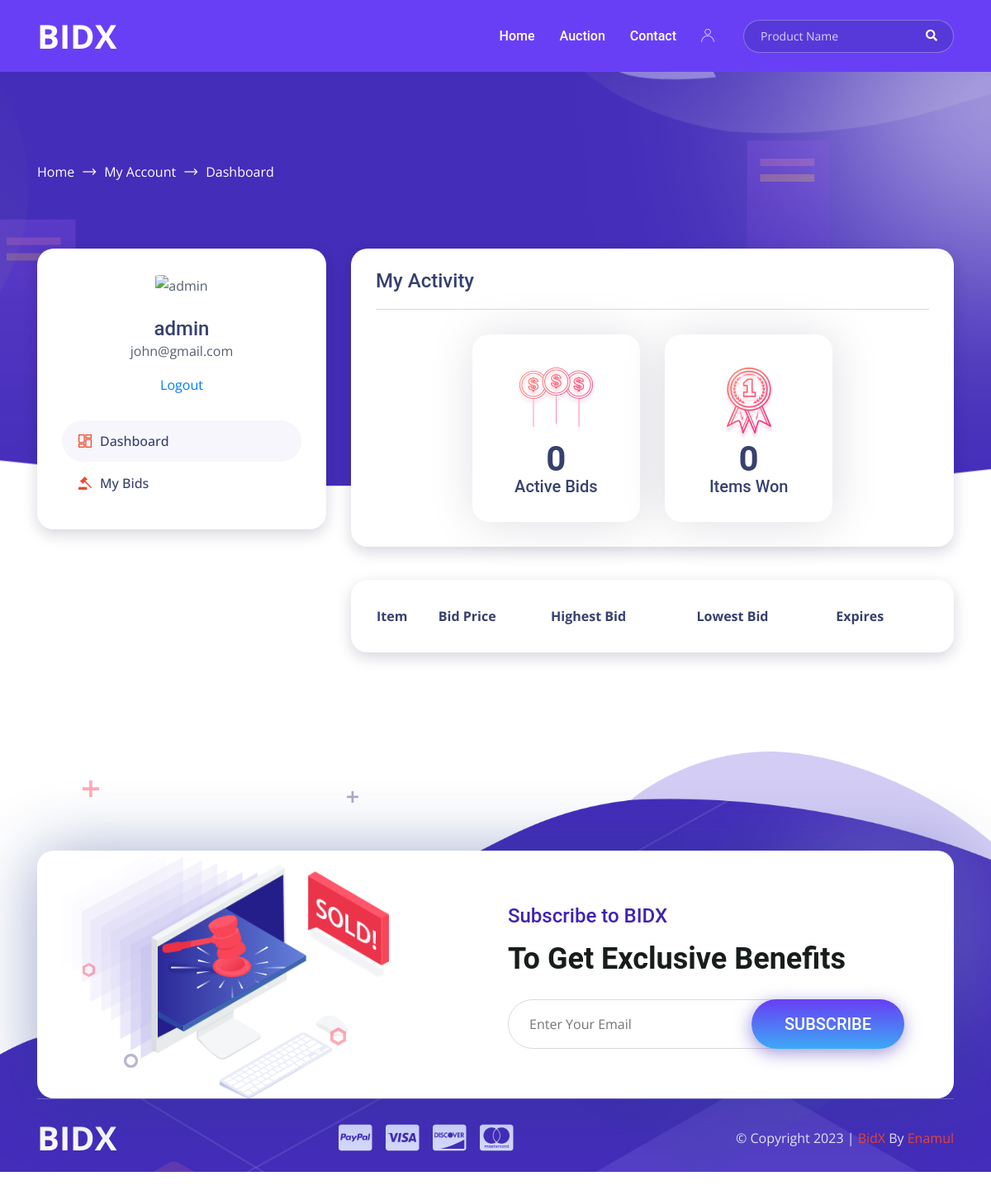
The page /dashboard (signed in) on the database as committed earlier.
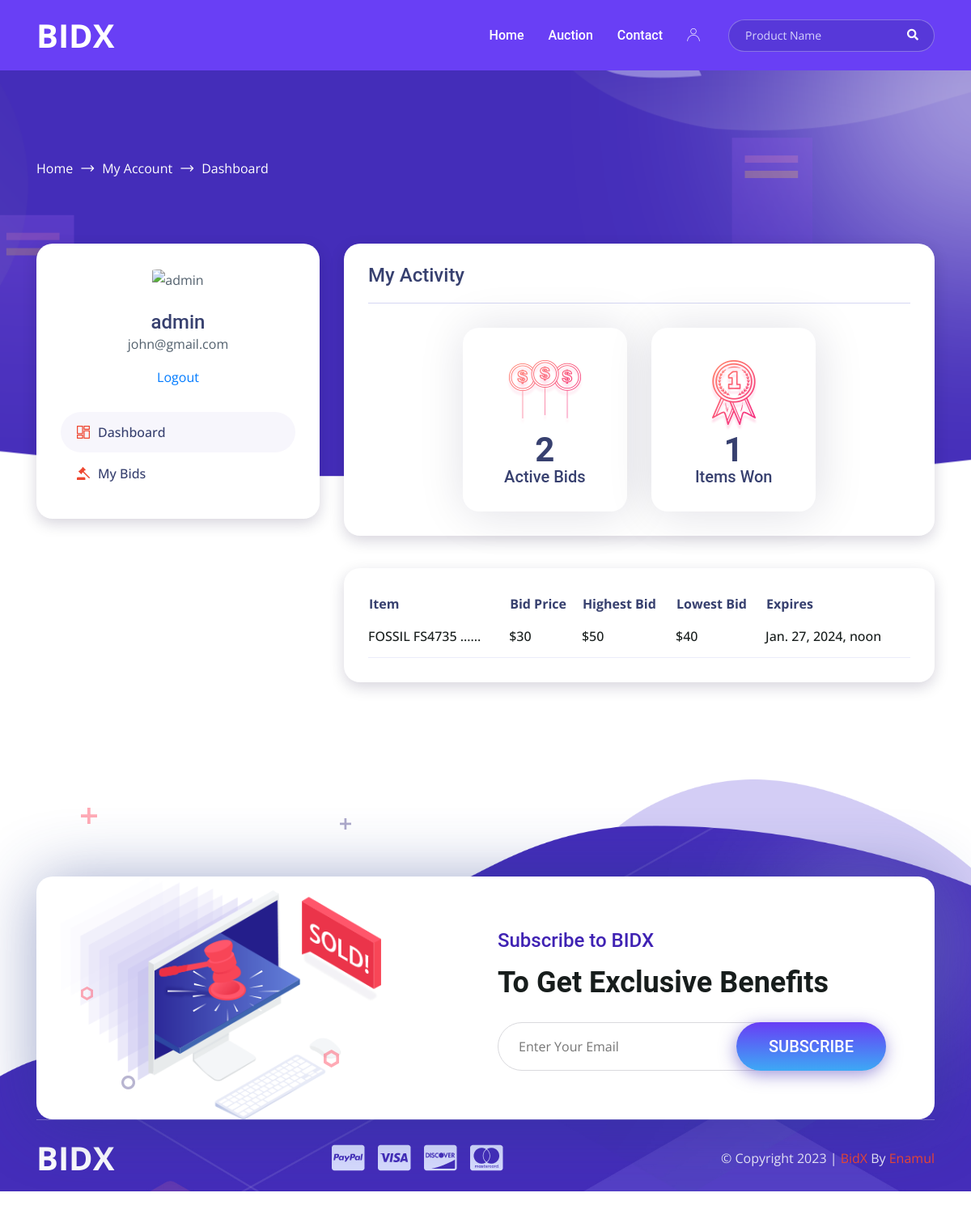
The same page on the database as committed later.
### auctions/models.py (models this page shows)
class User(AbstractUser):
    pass

class auctionlist(models.Model):
    user = models.ForeignKey(User, on_delete=models.CASCADE, null=True)
    title = models.CharField(max_length=64)
    short_desc = models.TextField(default=None, blank=True, null=True)
    desc = tinymce_models.HTMLField()
    starting_bid = models.IntegerField()
    buy_now_price = models.IntegerField(default=0)
    bid_watch_list = models.IntegerField(default=0)
    image_url = models.CharField(max_length=228, default=None, blank=True, null=True)
    expire_date = models.DateTimeField(blank=False, null=True)
    categories = models.ManyToManyField('Category', through='AuctionCategory')
    active_bool = models.BooleanField(default=True)

### auctions/views.py (the view)
# urls.py: path("dashboard", views.dashboard, name="userDashboard"),
@login_required(login_url='login')
def dashboard(request):
    userBids = bids.objects.filter(user=request.user.username)
    user_auctions = auctionlist.objects.filter(id__in=[bid.listingid for bid in userBids])
    your_win = winner.objects.filter(user=request.user.username)
    for auction in user_auctions:
        highest_bid = bids.objects.filter(listingid=auction.id).aggregate(Max('bid'))
        lowest_bid = bids.objects.filter(listingid=auction.id).aggregate(Min('bid'))
        auction.highest_bid_price = highest_bid if highest_bid is not None else 0
        auction.lowest_bid_price = lowest_bid if lowest_bid is not None else 0
    return render(request, "auctions/dashboard.html", {
        'username': request.user.username,
        'auctions': user_auctions,
        'your_win': len(your_win),
        'active_bids': len(userBids)
    })

### auctions/templates/auctions/dashboard.html (shortened to what this page needs)
{% extends "auctions/layout.html" %}
{% load static %}
{% block body %}
    <div class="hero-section style-2 pb-lg-400">
        <div class="container">
            <ul class="breadcrumb">
                <li>
                    <a href="index.html">Home</a>
                </li>
                <li>
                    <a href="#0">My Account</a>
                </li>
                <li>
                    <span>Dashboard</span>
                </li>
            </ul>
        </div>
    </div>
    <section class="dashboard-section padding-bottom mt--240 mt-lg--325 pos-rel">
        <div class="container">
            <div class="row justify-content-center">
                <div class="col-sm-10 col-md-7 col-lg-4">
                    <div class="dashboard-widget mb-30 mb-lg-0">
                        <div class="user">
                            <div class="thumb-area">
                                <div class="thumb">
                                    <img src="https://encrypted-tbn0.gstatic.com/images?q=tbn:ANd9GcS0YtOC-DWcKhaIbwJDRuAlgKJKugPwp5dfhKKgOJf_UDtKQdOeZq9CQEetxDF1jmntumU&usqp=CAU" alt="{{ username}}">
                                </div>
                            </div>
                            <div class="content">
                                <h5 class="title">{{ username}}</h5>
                                <span class="username">
                                                          </span>
                                <div style="margin-top: 15px;">
                                    <a href="{% url 'logout' %}" >Logout</a>
                                </div>
                            </div>
                        </div>
                        <ul class="dashboard-menu">
                            <li>
                                <a href="{% url 'userDashboard' %}" class="active"><i class="flaticon-dashboard"></i>Dashboard</a>
                            </li>
                            <li>
                                <a href="{% url 'userBids' %}"><i class="flaticon-auction"></i>My Bids</a>
                            </li>
                        </ul>
                    </div>
                </div>
                <div class="col-lg-8">
                    <div class="dashboard-widget mb-40">
                        <div class="dashboard-title mb-30">
                            <h5 class="title">My Activity</h5>
                        </div>
                        <div class="row justify-content-center mb-30-none">
                            <div class="col-md-4 col-sm-6">
                                <div class="dashboard-item">
                                    <div class="thumb">
                                        <img src="{% static 'auctions' %}/images/dashboard/01.png" alt="dashboard">
                                    </div>
                                    <div class="content">
                                        <h2 class="title"><span class="counter">{{ active_bids }}</span></h2>
                                        <h6 class="info">Active Bids</h6>
                                    </div>
                                </div>
                            </div>
                            <div class="col-md-4 col-sm-6">
                                <div class="dashboard-item">
                                    <div class="thumb">
                                        <img src="{% static 'auctions' %}/images/dashboard/02.png" alt="dashboard">
                                    </div>
                                    <div class="content">
                                        <h2 class="title"><span class="counter">{{ your_win }}</span></h2>
                                        <h6 class="info">Items Won</h6>
                                    </div>
                                </div>
                            </div>
                        </div>
                    </div>
                    <div class="dashboard-widget">
                        <div class="tab-content">
                            <div class="tab-pane show active fade" id="current">
                                <table class="purchasing-table">
                                    <thead>
                                    <th>Item</th>
                                    <th>Bid Price</th>
                                    <th>Highest Bid</th>
                                    <th>Lowest Bid</th>
                                    <th>Expires</th>
                                    </thead>
                                    <tbody>
                                    {% for a_list in auctions %}
                                    <tr>
                                        <td title="{{ a_list.title }}" data-purchase="item">{{ a_list.title|truncatewords:2 }}{% if a_list.title.split|length > 2 %}...{% endif %}</td>
                                        <td data-purchase="bid price">${{ a_list.starting_bid}}</td>
                                        <td data-purchase="highest bid">${{ a_list.highest_bid_price.bid__max }}</td>
                                        <td data-purchase="lowest bid">${{ a_list.lowest_bid_price.bid__min }}</td>
                                        <td class="dashboard-expire-date" data-dashboard-expire="{{ a_list.expire_date }}" data-purchase="expires">{{ a_list.expire_date }}</td>
                                    </tr>
                                    {% endfor %}
                                    </tbody>
                                </table>
                            </div>
                        </div>
                    </div>
                </div>
            </div>
        </div>
    </section>
{% endblock %}

### auctions/templates/auctions/layout.html (shortened to what this page needs)
{% load static %}
<!DOCTYPE html>
<html lang="en">
    <head>
        <link rel="stylesheet" href="https://stackpath.bootstrapcdn.com/bootstrap/4.4.1/css/bootstrap.min.css">
        <link rel="stylesheet" href="{% static 'auctions/css/bootstrap.min.css' %}">
        <link rel="stylesheet" href="{% static 'auctions/css/all.min.css' %}">
        <link rel="stylesheet" href="{% static 'auctions/css/animate.css' %}">
        <link rel="stylesheet" href="{% static 'auctions/css/nice-select.css' %}">
        <link rel="stylesheet" href="{% static 'auctions/css/owl.min.css' %}">
        <link rel="stylesheet" href="{% static 'auctions/css/magnific-popup.css' %}">
        <link rel="stylesheet" href="{% static 'auctions/css/flaticon.css' %}">
        <link rel="stylesheet" href="{% static 'auctions/css/jquery-ui.min.css' %}">
        <link rel="stylesheet" href="{% static 'auctions/css/main.css' %}">
    </head>
    <body {% if header_bg %} class='header_bg' {% endif %}>
        <header>
            <div class="header-bottom">
                <div class="container">
                    <div class="header-wrapper">
                        <div class="logo">
                            <a href="{% url 'index' %}">
                                BIDX
                            </a>
                        </div>
                        <ul class="menu ml-auto">
                            <li>
                                <a href="{% url 'index' %}">Home</a>
                            </li>
                            <li>
                                <a href="{% url 'auctionList' %}">Auction</a>
                            </li>
                            <li>
                                <a href="{% url 'contact' %}">Contact</a>
                            </li>
                            <li>
                                {% if user.is_authenticated %}
                                    <a href="{% url 'userDashboard' %}" class="user-button"><i class="flaticon-user"></i></a>
                                {% else %}
                                    <a href="{% url 'register' %}" class="user-button"><i class="flaticon-user"></i></a>
                                {% endif %}
                            </li>
                        </ul>
                        <form method="get" action="/auctions" class="search-form">
                            <input name="q" type="text" placeholder="Product Name" />
                            <button type="submit"><i class="fas fa-search"></i></button>
                        </form>
                    </div>
                </div>
            </div>
        </header>
        {% block body %}
        {% endblock %}
    <footer class="bg_img padding-top oh" data-background="{% static 'auctions' %}/images/footer/footer-bg.jpg">
        <div class="footer-top-shape">
        </div>
        <div class="anime-wrapper">
            <div class="anime-1 plus-anime">
                <img src="{% static 'auctions' %}/images/footer/p1.png" alt="footer">
            </div>
            <div class="anime-2 plus-anime">
                <img src="{% static 'auctions' %}/images/footer/p2.png" alt="footer">
            </div>
            <div class="anime-5 zigzag">
                <img src="{% static 'auctions' %}/images/footer/c2.png" alt="footer">
            </div>
            <div class="anime-6 zigzag">
                <img src="{% static 'auctions' %}/images/footer/c3.png" alt="footer">
            </div>
            <div class="anime-7 zigzag">
                <img src="{% static 'auctions' %}/images/footer/c4.png" alt="footer">
            </div>
        </div>
        <div class="newslater-wrapper">
            <div class="container">
                <div class="newslater-area">
                    <div class="newslater-thumb">
                        <img src="{% static 'auctions' %}/images/footer/newslater.png" alt="footer">
                    </div>
                    <div class="newslater-content">
                        <div class="section-header left-style mb-low">
                            <h5 class="cate">Subscribe to BIDX</h5>
                            <h3 class="title">To Get Exclusive Benefits</h3>
                        </div>
                        <form class="subscribe-form">
                            <input type="text" placeholder="Enter Your Email" name="email">
                            <button type="submit" class="custom-button">Subscribe</button>
                        </form>
                    </div>
                </div>
            </div>
        </div>
        <div class="footer-bottom">
            <div class="container">
                <div class="copyright-area">
                    <div class="footer-bottom-wrapper">
                        <div class="logo">
                            <a href="index.html">BIDX</a>
                        </div>
                        <ul class="gateway-area">
                            <li>
                                <a href="#0"><img src="{% static 'auctions' %}/images/footer/paypal.png" alt="footer"></a>
                            </li>
                            <li>
                                <a href="#0"><img src="{% static 'auctions' %}/images/footer/visa.png" alt="footer"></a>
                            </li>
                            <li>
                                <a href="#0"><img src="{% static 'auctions' %}/images/footer/discover.png" alt="footer"></a>
                            </li>
                            <li>
                                <a href="#0"><img src="{% static 'auctions' %}/images/footer/mastercard.png" alt="footer"></a>
                            </li>
                        </ul>
                        <div class="copyright"><p>&copy; Copyright 2023 | <a href="#0">BidX</a> By <a href="#0">Enamul</a></p></div>
                    </div>
                </div>
            </div>
        </div>
    </footer>
    </body>
</html>

Rows that differ between the two databases and show on the page:
now on this page (row edited): auctionlist: title "FOSSIL FS4735 …", starting_bid "30", highest_bid_price.bid__max "50", lowest_bid_price.bid__min "40", expire_date "Jan. 27, 2024, noon"
Other text that changed with them:
{{ active_bids }}: "0" → "2"
{{ your_win }}: "0" → "1"
